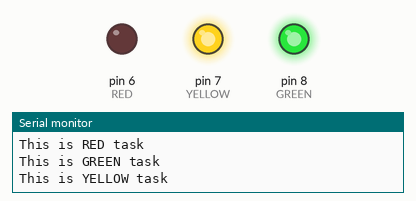
Simulated run of this sketch. Board: Arduino Uno, built with avr-gcc and run on an emulated ATmega328P. Shown: output pins drawn as LEDs (lit = HIGH), the last lines printed to the serial monitor.

Above: at 0.15 s.
At 2.86 s:
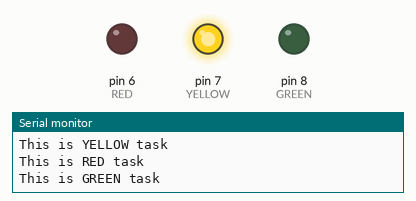
At 10.44 s:
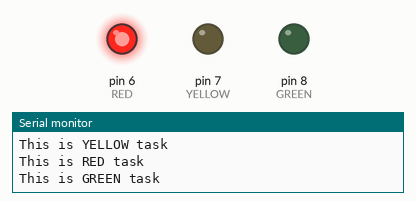
At 19.77 s:
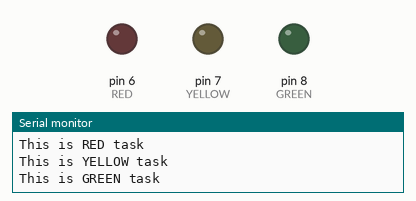
At 29.13 s:
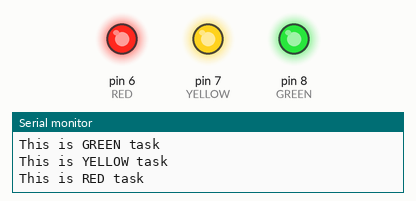
At 38.79 s:
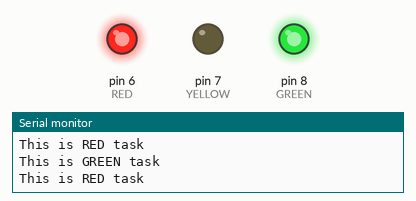
Timing chart, 0 to 39.1 s (numbered marks = the images above):
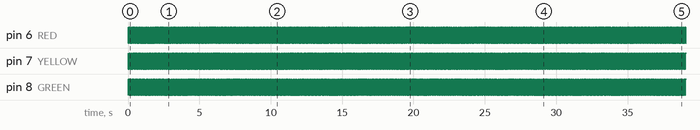

Measured:
- by itself, pin 6 (RED): repeats every 0.47 s: LOW 0.04 s, HIGH 0.06 s, LOW 0.08 s, HIGH 0.04 s, LOW 0.06 s, HIGH 0.06 s, LOW 0.04 s, HIGH 0.08 s
- by itself, pin 7 (YELLOW), pin 8 (GREEN): alternates HIGH for 0.06 s and LOW for 0.06 s

The sketch:

_1CountingSemaphore.ino
```cpp
#include <Arduino_FreeRTOS.h>
#include "semphr.h"

#define RED     6
#define YELLOW  7
#define GREEN   8

SemaphoreHandle_t xCountingSem;


void setup(){

  Serial.begin(9600);
  pinMode(RED, OUTPUT);
  pinMode(YELLOW, OUTPUT);
  pinMode(GREEN, OUTPUT);

  xCountingSem = xSemaphoreCreateCounting(1, 0);

  xTaskCreate(redLedController, "Red LED Task", 128, NULL, 1, NULL);
  xTaskCreate(yellowLedController, "Yellow LED Task", 128, NULL, 1, NULL);
  xTaskCreate(greenLedController, "Green LED Task", 128, NULL, 1, NULL);

  xSemaphoreGive(xCountingSem);
}

void redLedController(void *pvParameters){

  while(1){
    xSemaphoreTake(xCountingSem, portMAX_DELAY);
    Serial.println("This is RED task");
    digitalWrite(RED, digitalRead(RED)^1);
    xSemaphoreGive(xCountingSem);
    vTaskDelay(1);
  }
}

void yellowLedController(void *pvParameters){

  while(1){
    xSemaphoreTake(xCountingSem, portMAX_DELAY);
    Serial.println("This is YELLOW task");
    digitalWrite(YELLOW, digitalRead(YELLOW)^1);
    xSemaphoreGive(xCountingSem);
    vTaskDelay(1);
  }
}


void greenLedController(void *pvParameters){

  while(1){
    xSemaphoreTake(xCountingSem, portMAX_DELAY);
    Serial.println("This is GREEN task");
    digitalWrite(GREEN, digitalRead(GREEN)^1);
    xSemaphoreGive(xCountingSem);
    vTaskDelay(1);
  }
}

void loop(){

}
```
